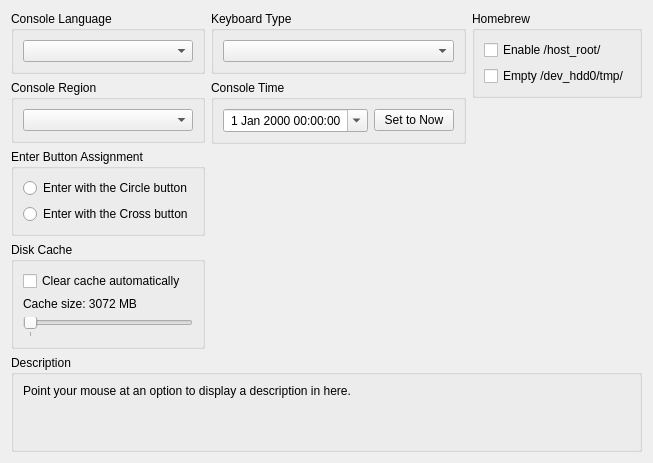
      <widget class="QWidget" name="systemTab">
       <attribute name="title">
        <string>System</string>
       </attribute>
       <layout class="QVBoxLayout" name="systemTab_layout" stretch="0,1,0">
        <item>
         <layout class="QHBoxLayout" name="systemTabHorizontalLayout" stretch="1,1,1">
          <item>
           <layout class="QVBoxLayout" name="systemTabLeftLayout">
            <item>
             <widget class="QGroupBox" name="gb_sysLang">
              <property name="title">
               <string>Console Language</string>
              </property>
              <layout class="QVBoxLayout" name="gb_sysLang_layout">
               <item>
                <widget class="QComboBox" name="sysLangBox"/>
               </item>
              </layout>
             </widget>
            </item>
            <item>
             <widget class="QGroupBox" name="gb_console_region">
              <property name="title">
               <string>Console Region</string>
              </property>
              <layout class="QVBoxLayout" name="gb_console_region_layout">
               <item>
                <widget class="QComboBox" name="console_region"/>
               </item>
              </layout>
             </widget>
            </item>
            <item>
             <widget class="QGroupBox" name="gb_enterButtonAssignment">
              <property name="title">
               <string>Enter Button Assignment</string>
              </property>
              <layout class="QVBoxLayout" name="gb_enterButtonAssignment_layout">
               <item>
                <widget class="QRadioButton" name="enterButtonAssignCircle">
                 <property name="text">
                  <string notr="true">Enter with the Circle button</string>
                 </property>
                </widget>
               </item>
               <item>
                <widget class="QRadioButton" name="enterButtonAssignCross">
                 <property name="text">
                  <string notr="true">Enter with the Cross button</string>
                 </property>
                </widget>
               </item>
              </layout>
             </widget>
            </item>
            <item>
             <widget class="QGroupBox" name="gb_DiskCacheClearing">
              <property name="title">
               <string>Disk Cache</string>
              </property>
              <layout class="QVBoxLayout" name="gb_DiskCacheClearing_layout">
               <item>
                <widget class="QCheckBox" name="enableCacheClearing">
                 <property name="text">
                  <string>Clear cache automatically</string>
                 </property>
                </widget>
               </item>
               <item>
                <widget class="QLabel" name="maximumCacheSizeLabel">
                 <property name="text">
                  <string>Cache size: 3072 MB</string>
                 </property>
                </widget>
               </item>
               <item>
                <widget class="QSlider" name="maximumCacheSize">
                 <property name="pageStep">
                  <number>512</number>
                 </property>
                 <property name="orientation">
                  <enum>Qt::Orientation::Horizontal</enum>
                 </property>
                 <property name="tickPosition">
                  <enum>QSlider::TickPosition::TicksBelow</enum>
                 </property>
                 <property name="tickInterval">
                  <number>1024</number>
                 </property>
                </widget>
               </item>
              </layout>
             </widget>
            </item>
            <item>
             <spacer name="systemTabLeftVerticalSpacer">
              <property name="orientation">
               <enum>Qt::Orientation::Vertical</enum>
              </property>
              <property name="sizeHint" stdset="0">
               <size>
                <width>0</width>
                <height>0</height>
               </size>
              </property>
             </spacer>
            </item>
           </layout>
          </item>
          <item>
           <layout class="QVBoxLayout" name="systemTabMiddleLayout">
            <item>
             <widget class="QGroupBox" name="gb_keyboardType">
              <property name="title">
               <string>Keyboard Type</string>
              </property>
              <layout class="QVBoxLayout" name="verticalLayout_keyboardType">
               <item>
                <widget class="QComboBox" name="keyboardType"/>
               </item>
              </layout>
             </widget>
            </item>
            <item>
             <widget class="QGroupBox" name="gb_console_time">
              <property name="title">
               <string>Console Time</string>
              </property>
              <layout class="QVBoxLayout" name="verticalLayout_2">
               <item>
                <layout class="QHBoxLayout" name="horizontalLayout">
                 <item>
                  <widget class="QDateTimeEdit" name="console_time_edit">
                   <property name="sizePolicy">
                    <sizepolicy hsizetype="Preferred" vsizetype="Fixed">
                     <horstretch>10</horstretch>
                     <verstretch>0</verstretch>
                    </sizepolicy>
                   </property>
                   <property name="layoutDirection">
                    <enum>Qt::LayoutDirection::LeftToRight</enum>
                   </property>
                   <property name="wrapping">
                    <bool>false</bool>
                   </property>
                   <property name="frame">
                    <bool>true</bool>
                   </property>
                   <property name="alignment">
                    <set>Qt::AlignmentFlag::AlignCenter</set>
                   </property>
                   <property name="readOnly">
                    <bool>false</bool>
                   </property>
                   <property name="buttonSymbols">
                    <enum>QAbstractSpinBox::ButtonSymbols::UpDownArrows</enum>
                   </property>
                   <property name="accelerated">
                    <bool>true</bool>
                   </property>
                   <property name="showGroupSeparator" stdset="0">
                    <bool>false</bool>
                   </property>
                   <property name="calendarPopup">
                    <bool>true</bool>
                   </property>
                  </widget>
                 </item>
                 <item>
                  <widget class="QPushButton" name="console_time_reset">
                   <property name="text">
                    <string>Set to Now</string>
                   </property>
                  </widget>
                 </item>
                </layout>
               </item>
              </layout>
             </widget>
            </item>
            <item>
             <spacer name="systemTabMiddleVerticalSpacer">
              <property name="orientation">
               <enum>Qt::Orientation::Vertical</enum>
              </property>
              <property name="sizeHint" stdset="0">
               <size>
                <width>0</width>
                <height>0</height>
               </size>
              </property>
             </spacer>
            </item>
           </layout>
          </item>
          <item>
           <layout class="QVBoxLayout" name="systemTabRightLayout">
            <item>
             <widget class="QGroupBox" name="gb_homebrew">
              <property name="title">
               <string>Homebrew</string>
              </property>
              <layout class="QVBoxLayout" name="gb_homebrew_layout">
               <item>
                <widget class="QCheckBox" name="enableHostRoot">
                 <property name="text">
                  <string>Enable /host_root/</string>
                 </property>
                </widget>
               </item>
               <item>
                <widget class="QCheckBox" name="emptyHdd0Tmp">
                 <property name="text">
                  <string>Empty /dev_hdd0/tmp/</string>
                 </property>
                </widget>
               </item>
              </layout>
             </widget>
            </item>
            <item>
             <spacer name="systemTabRightVerticalSpacer">
              <property name="orientation">
               <enum>Qt::Orientation::Vertical</enum>
              </property>
              <property name="sizeHint" stdset="0">
               <size>
                <width>0</width>
                <height>0</height>
               </size>
              </property>
             </spacer>
            </item>
           </layout>
          </item>
         </layout>
        </item>
        <item>
         <spacer name="systemTabSpacer">
          <property name="orientation">
           <enum>Qt::Orientation::Vertical</enum>
          </property>
          <property name="sizeType">
           <enum>QSizePolicy::Policy::MinimumExpanding</enum>
          </property>
          <property name="sizeHint" stdset="0">
           <size>
            <width>0</width>
            <height>0</height>
           </size>
          </property>
         </spacer>
        </item>
        <item>
         <widget class="QGroupBox" name="gb_description_system">
          <property name="title">
           <string>Description</string>
          </property>
          <layout class="QHBoxLayout" name="gb_description_system_layout">
           <item>
            <widget class="QLabel" name="description_system">
             <property name="text">
              <string>Point your mouse at an option to display a description in here.


</string>
             </property>
             <property name="textFormat">
              <enum>Qt::TextFormat::PlainText</enum>
             </property>
             <property name="alignment">
              <set>Qt::AlignmentFlag::AlignLeading|Qt::AlignmentFlag::AlignLeft|Qt::AlignmentFlag::AlignTop</set>
             </property>
             <property name="wordWrap">
              <bool>true</bool>
             </property>
            </widget>
           </item>
          </layout>
         </widget>
        </item>
       </layout>
      </widget>
